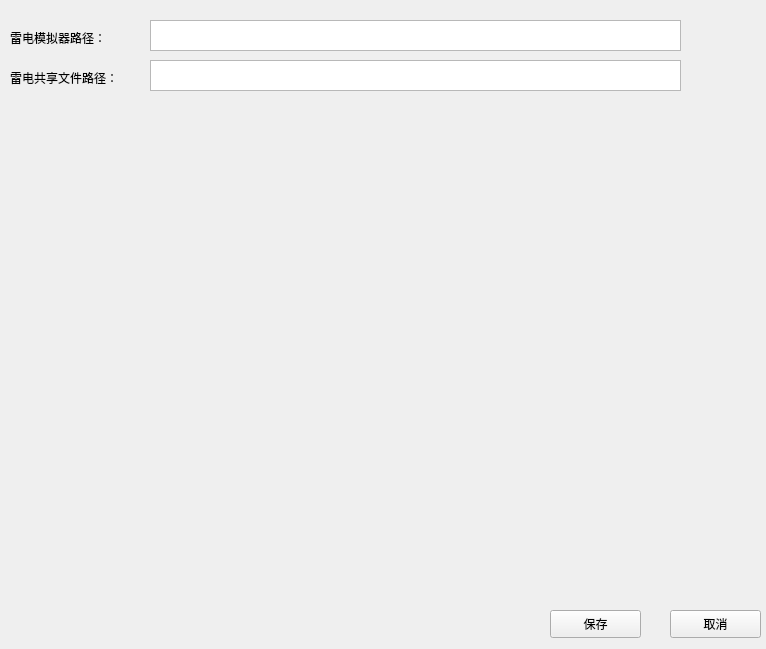
<?xml version="1.0" encoding="UTF-8"?>
<ui version="4.0">
 <class>Form</class>
 <widget class="QWidget" name="Form">
  <property name="geometry">
   <rect>
    <x>0</x>
    <y>0</y>
    <width>766</width>
    <height>649</height>
   </rect>
  </property>
  <property name="windowTitle">
   <string>Form</string>
  </property>
  <widget class="QLabel" name="label">
   <property name="geometry">
    <rect>
     <x>10</x>
     <y>30</y>
     <width>121</width>
     <height>16</height>
    </rect>
   </property>
   <property name="text">
    <string>雷电模拟器路径：</string>
   </property>
  </widget>
  <widget class="QTextEdit" name="textEdit">
   <property name="geometry">
    <rect>
     <x>150</x>
     <y>20</y>
     <width>531</width>
     <height>31</height>
    </rect>
   </property>
  </widget>
  <widget class="QTextEdit" name="textEdit_2">
   <property name="geometry">
    <rect>
     <x>150</x>
     <y>60</y>
     <width>531</width>
     <height>31</height>
    </rect>
   </property>
  </widget>
  <widget class="QLabel" name="label_2">
   <property name="geometry">
    <rect>
     <x>10</x>
     <y>70</y>
     <width>131</width>
     <height>16</height>
    </rect>
   </property>
   <property name="text">
    <string>雷电共享文件路径：</string>
   </property>
  </widget>
  <widget class="QPushButton" name="pushButton">
   <property name="geometry">
    <rect>
     <x>550</x>
     <y>610</y>
     <width>91</width>
     <height>28</height>
    </rect>
   </property>
   <property name="text">
    <string>保存</string>
   </property>
  </widget>
  <widget class="QPushButton" name="pushButton_2">
   <property name="geometry">
    <rect>
     <x>670</x>
     <y>610</y>
     <width>91</width>
     <height>28</height>
    </rect>
   </property>
   <property name="text">
    <string>取消</string>
   </property>
  </widget>
 </widget>
 <resources/>
 <connections/>
</ui>
